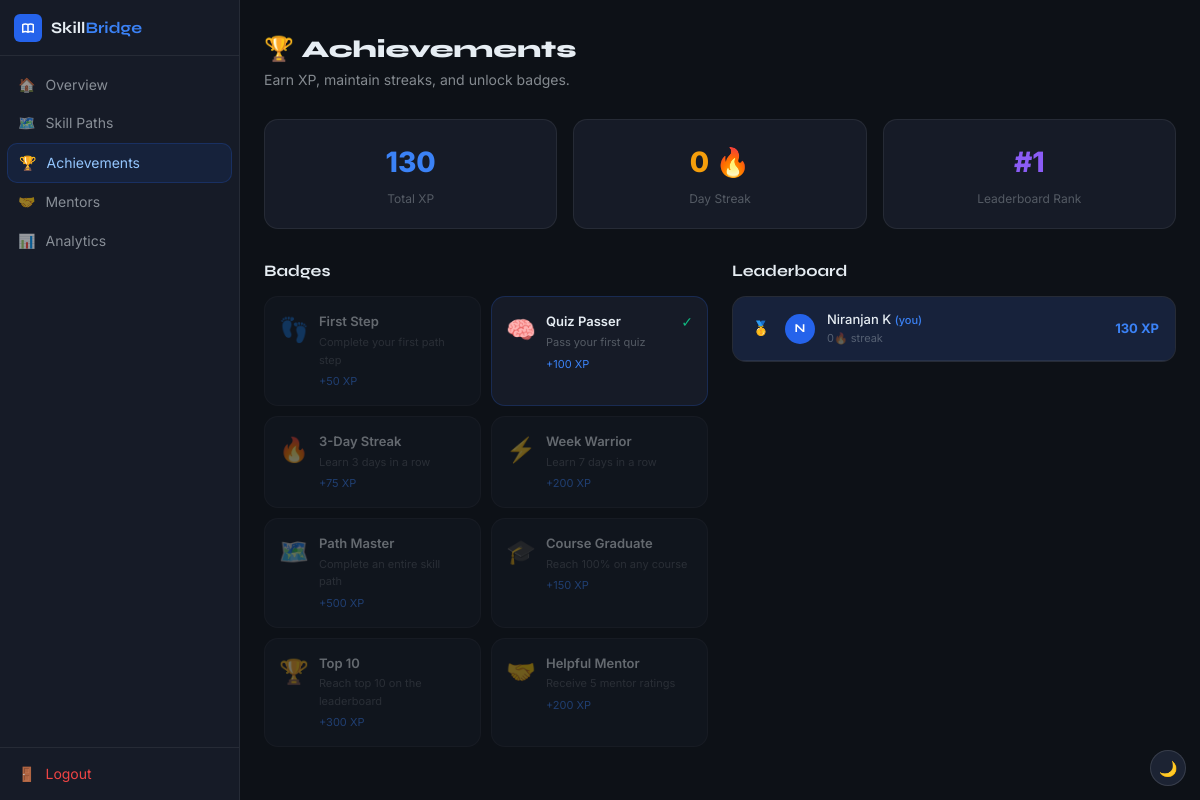
The page /gamification (signed in) on the database as committed earlier.
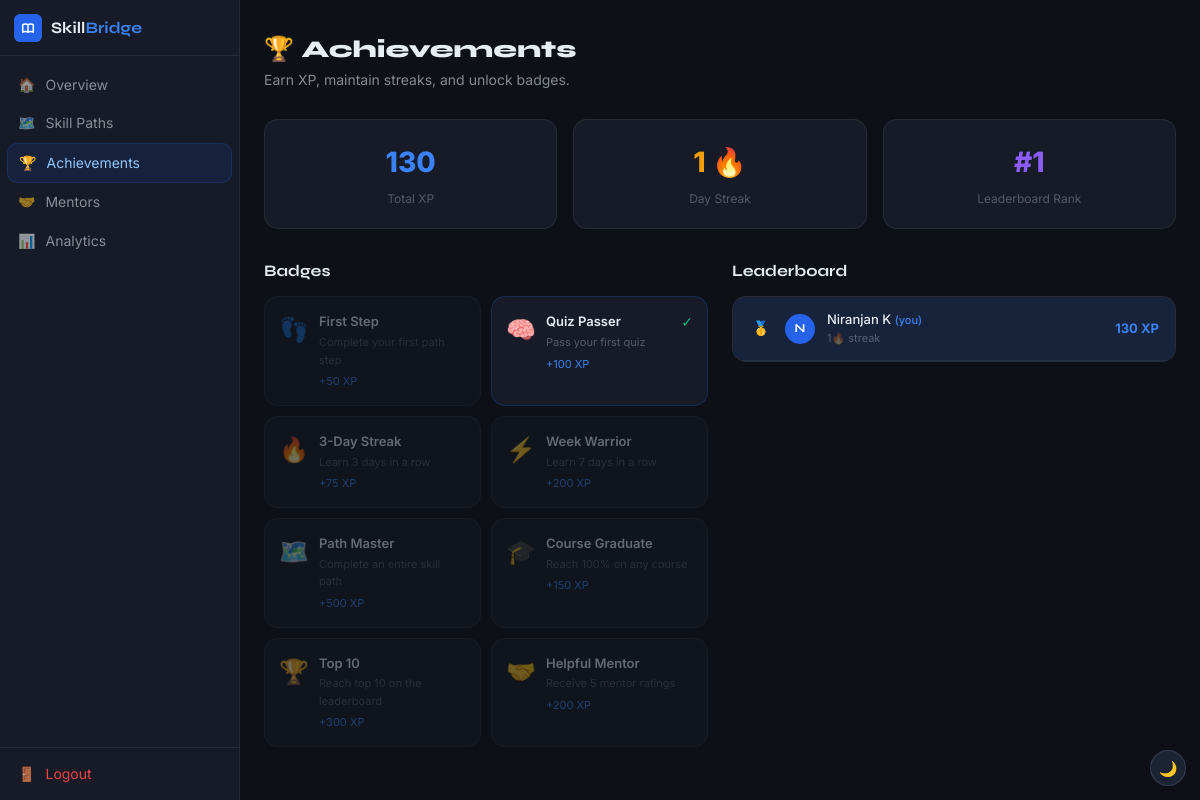
The same page on the database as committed later.
### app.py (models this page shows, shortened)
class Badge(db.Model):
    __tablename__ = "badges"
    id          = db.Column(db.Integer, primary_key=True)
    slug        = db.Column(db.String(60), unique=True, nullable=False)
    name        = db.Column(db.String(100), nullable=False)
    description = db.Column(db.String(200), default="")
    icon        = db.Column(db.String(10), default="🏅")
    xp_reward   = db.Column(db.Integer, default=0)

class UserProfile(db.Model):
    __tablename__ = "user_profiles"
    id           = db.Column(db.Integer, primary_key=True)
    user_id      = db.Column(db.Integer, db.ForeignKey("users.id"), unique=True, nullable=False)
    bio          = db.Column(db.Text, default="")
    skills       = db.Column(db.String(500), default="")
    linkedin     = db.Column(db.String(200), default="")
    github       = db.Column(db.String(200), default="")
    avatar_color = db.Column(db.String(20), default="#22c55e")
    xp           = db.Column(db.Integer, default=0)
    streak       = db.Column(db.Integer, default=0)
    last_active  = db.Column(db.DateTime, default=datetime.utcnow)
    user         = db.relationship("User")

class User(UserMixin, db.Model):
    __tablename__ = "users"
    id            = db.Column(db.Integer, primary_key=True)
    name          = db.Column(db.String(120), nullable=False)
    email         = db.Column(db.String(120), unique=True, nullable=False)
    password_hash = db.Column(db.String(256), nullable=False)
    interest      = db.Column(db.String(80), default="Technology")
    location      = db.Column(db.String(120), default="")
    language      = db.Column(db.String(10), default="en")   # preferred language code
    joined_at     = db.Column(db.DateTime, default=datetime.utcnow)
    enrollments   = db.relationship("Enrollment", back_populates="user", lazy="dynamic")

### app.py (the view)
@app.route("/gamification")
@login_required
def gamification():
    profile    = get_or_create_profile(current_user.id)
    my_badges  = UserBadge.query.filter_by(user_id=current_user.id).all()
    earned_ids = {ub.badge_id for ub in my_badges}
    all_badges = Badge.query.all()
    top = (db.session.query(UserProfile, User)
           .join(User, User.id == UserProfile.user_id)
           .order_by(UserProfile.xp.desc()).limit(20).all())
    rank = next((i+1 for i, (p, _) in enumerate(top) if p.user_id == current_user.id), None)
    return render_template("gamification.html", profile=profile, my_badges=my_badges,
                           earned_ids=earned_ids, all_badges=all_badges,
                           leaderboard=top, my_rank=rank)

### app.py (called while the page is built)
@app.context_processor
def inject_lang():
    from flask_login import current_user as cu
    lang = "en"
    if cu.is_authenticated and cu.language in I18N.get("progress", {}):
        lang = cu.language
    elif cu.is_authenticated and cu.language:
        lang = cu.language if cu.language in ("en","hi","kn","ta","te") else "en"
    def t(key):
        return I18N.get(key, {}).get(lang, I18N.get(key, {}).get("en", key))
    return {"lang": lang, "t": t, "SUPPORTED_LANGUAGES": SUPPORTED_LANGUAGES}

@login_manager.user_loader
def load_user(user_id):
    return db.session.get(User, int(user_id))

def get_or_create_profile(user_id):
    p = UserProfile.query.filter_by(user_id=user_id).first()
    if not p:
        p = UserProfile(user_id=user_id)
        db.session.add(p)
        db.session.flush()
    return p

### templates/gamification.html (shortened to what this page needs)
{% extends "base.html" %}
{% block content %}
<div style="display:flex;height:100vh;overflow:hidden;background:var(--bg);">
  <aside class="sidebar">
    <div class="sidebar-header">
      <a href="/" class="logo">
        <div class="logo-icon" style="width:28px;height:28px;"></div>
        <span class="logo-text" style="font-size:16px;">Skill<span>Bridge</span></span>
      </a>
    </div>
    <nav class="sidebar-nav">
      <a href="{{ url_for('dashboard') }}" class="nav-link"><span>🏠</span><span>Overview</span></a>
      <a href="{{ url_for('skill_paths') }}" class="nav-link"><span>🗺️</span><span>Skill Paths</span></a>
      <a href="{{ url_for('gamification') }}" class="nav-link active"><span>🏆</span><span>Achievements</span></a>
      <a href="{{ url_for('mentors') }}" class="nav-link"><span>🤝</span><span>Mentors</span></a>
      <a href="{{ url_for('analytics') }}" class="nav-link"><span>📊</span><span>Analytics</span></a>
    </nav>
    <div class="sidebar-footer">
      <a href="{{ url_for('logout') }}" class="nav-link" style="color:var(--danger);"><span>🚪</span><span>Logout</span></a>
    </div>
  </aside>
  <main style="flex:1;overflow-y:auto;">
    <div class="container" style="padding-top:36px;padding-bottom:48px;">
      <div style="margin-bottom:28px;">
        <h1 style="font-size:24px;font-weight:800;margin-bottom:4px;">🏆 Achievements</h1>
        <p style="font-size:14px;color:var(--text-muted);">Earn XP, maintain streaks, and unlock badges.</p>
      </div>
      <div style="display:grid;grid-template-columns:repeat(3,1fr);gap:16px;margin-bottom:32px;">
        {% for val, label, color in [
          (profile.xp, "Total XP", "var(--brand-light)"),
          (profile.streak|string + " 🔥", "Day Streak", "#f59e0b"),
          ("#" + my_rank|string if my_rank else "—", "Leaderboard Rank", "#8b5cf6"),
        ] %}
        <div class="card-flat" style="padding:20px;text-align:center;">
          <p style="font-size:28px;font-weight:800;color:{{ color }};">{{ val }}</p>
          <p style="font-size:12px;color:var(--text-faint);margin-top:4px;">{{ label }}</p>
        </div>
        {% endfor %}
      </div>
      <div style="display:grid;grid-template-columns:1fr 1fr;gap:24px;">
        <div>
          <h2 style="font-size:16px;font-weight:700;margin-bottom:16px;">Badges</h2>
          <div style="display:grid;grid-template-columns:1fr 1fr;gap:10px;">
            {% for badge in all_badges %}
            {% set earned = badge.id in earned_ids %}
            <div class="card-flat" style="padding:14px;display:flex;align-items:flex-start;gap:10px;opacity:{% if earned %}1{% else %}0.4{% endif %};border-color:{% if earned %}var(--brand-border){% else %}var(--border){% endif %};">
              <span style="font-size:24px;flex-shrink:0;">{{ badge.icon }}</span>
              <div style="min-width:0;">
                <p style="font-size:13px;font-weight:600;margin-bottom:2px;">{{ badge.name }}</p>
                <p style="font-size:11px;color:var(--text-faint);">{{ badge.description }}</p>
                <p style="font-size:11px;color:var(--brand-light);margin-top:4px;">+{{ badge.xp_reward }} XP</p>
              </div>
              {% if earned %}<span style="margin-left:auto;color:#10b981;font-size:14px;flex-shrink:0;">✓</span>{% endif %}
            </div>
            {% endfor %}
          </div>
        </div>
        <div>
          <h2 style="font-size:16px;font-weight:700;margin-bottom:16px;">Leaderboard</h2>
          <div class="card-flat" style="overflow:hidden;">
            {% for profile_row, user in leaderboard %}
            {% set i = loop.index %}
            <div style="display:flex;align-items:center;gap:12px;padding:12px 16px;border-bottom:1px solid var(--border);{% if user.id == current_user.id %}background:var(--brand-dim);{% endif %}">
              <span style="width:24px;text-align:center;font-size:14px;font-weight:700;flex-shrink:0;color:{% if i==1 %}#fbbf24{% elif i==2 %}#94a3b8{% elif i==3 %}#d97706{% else %}var(--text-faint){% endif %};">
                {% if i==1 %}🥇{% elif i==2 %}🥈{% elif i==3 %}🥉{% else %}{{ i }}{% endif %}
              </span>
              <div class="avatar avatar-sm">{{ user.name[0].upper() }}</div>
              <div style="flex:1;min-width:0;">
                <p style="font-size:13px;font-weight:500;white-space:nowrap;overflow:hidden;text-overflow:ellipsis;">
                  {{ user.name }}{% if user.id == current_user.id %} <span style="color:var(--brand-light);font-size:11px;">(you)</span>{% endif %}
                </p>
                <p style="font-size:11px;color:var(--text-faint);">{{ profile_row.streak }}🔥 streak</p>
              </div>
              <span style="font-size:13px;font-weight:700;color:var(--brand-light);flex-shrink:0;">{{ profile_row.xp }} XP</span>
            </div>
            {% endfor %}
          </div>
        </div>
      </div>
    </div>
  </main>
</div>
{% endblock %}

### templates/base.html (shortened to what this page needs)
<!DOCTYPE html>
<html lang="{{ lang | default('en') }}" id="html-root">
<head>
  <link rel="stylesheet" href="{{ url_for('static', filename='css/style.css') }}"/>
</head>
<body>
  <div class="a11y-bar" role="toolbar" aria-label="Accessibility controls">
    <button class="a11y-btn" onclick="toggleDark()" id="dark-toggle" aria-label="Toggle dark/light mode" title="Toggle theme">
      <span id="dark-icon">🌙</span>
    </button>
  </div>
  <main id="main-content" tabindex="-1">
    {% block content %}{% endblock %}
  </main>
</body>
</html>

### static/css/style.css (style rules this page uses)
:root { --brand: #2563eb; --brand-light: #3b82f6; --brand-dim: rgba(37,99,235,0.10); --brand-border: rgba(37,99,235,0.22); --bg: #0d1117; --bg-card: #161b27; --bg-raised: #1c2333; --bg-input: #0d1117; --border: rgba(255,255,255,0.07); --border-md: rgba(255,255,255,0.12); --text: #e6edf3; --text-muted: rgba(230,237,243,0.55); --text-faint: rgba(230,237,243,0.30); --success: #10b981; --warning: #f59e0b; --danger: #ef4444; --purple: #8b5cf6; --radius-sm: 6px; --radius: 10px; --radius-lg: 14px; --shadow-sm: 0 1px 3px rgba(0,0,0,0.5); --shadow: 0 4px 12px rgba(0,0,0,0.5); --shadow-lg: 0 8px 24px rgba(0,0,0,0.6); --transition: 0.18s ease; --learn-sidebar-w: 320px; --learn-topbar-h: 52px; }
*, *::before, *::after { box-sizing: border-box; margin: 0; padding: 0; }
html { scroll-behavior: smooth; }
body { font-family: 'Inter', system-ui, sans-serif; background: var(--bg); color: var(--text); -webkit-font-smoothing: antialiased; line-height: 1.6; }
a { color: inherit; text-decoration: none; }
button { cursor: pointer; font-family: inherit; }
h1,h2,h3,h4 { font-family: 'Syne','Inter',sans-serif; line-height: 1.2; }
.container { max-width:1200px; margin:0 auto; padding:0 24px; }
.card-flat { background:var(--bg-card); border:1px solid var(--border); border-radius:var(--radius-lg); }
.avatar { display:flex; align-items:center; justify-content:center; border-radius:50%; font-weight:700; font-family:'Syne',sans-serif; background:var(--brand); color:#fff; flex-shrink:0; }
.avatar-sm { width:30px; height:30px; font-size:12px; }
.nav-link { display:flex; align-items:center; gap:10px; padding:8px 11px; border-radius:var(--radius); font-size:14px; color:var(--text-muted); transition:all var(--transition); }
.nav-link.active { background:var(--brand-dim); color:#93c5fd; border:1px solid var(--brand-border); }
.sidebar { width:240px; flex-shrink:0; background:var(--bg-card); border-right:1px solid var(--border); display:flex; flex-direction:column; height:100vh; position:sticky; top:0; }
.sidebar-header { height:56px; display:flex; align-items:center; gap:10px; padding:0 14px; border-bottom:1px solid var(--border); flex-shrink:0; }
.sidebar-nav { flex:1; padding:10px 7px; overflow-y:auto; }
.sidebar-footer { padding:7px; border-top:1px solid var(--border); flex-shrink:0; }
.logo { display:flex; align-items:center; gap:9px; }
.logo-icon { width:32px; height:32px; border-radius:var(--radius-sm); background:var(--brand); display:flex; align-items:center; justify-content:center; flex-shrink:0; }
.logo-text { font-family:'Syne',sans-serif; font-weight:700; font-size:17px; }
.logo-text span { color:var(--brand-light); }
.a11y-bar { position:fixed; bottom:14px; right:14px; z-index:50; display:flex; flex-direction:column; gap:7px; }
.a11y-btn { width:36px; height:36px; border-radius:50%; background:var(--bg-raised); border:1px solid var(--border-md); display:flex; align-items:center; justify-content:center; font-size:15px; transition:border-color var(--transition); }

Rows that differ between the two databases and show on the page:
changed UserProfile "Niranjan K": streak "0" → "1"
Other text that changed with them:
new list line: "1 🔥 Day Streak"
list line gone: "0 🔥 Day Streak"
